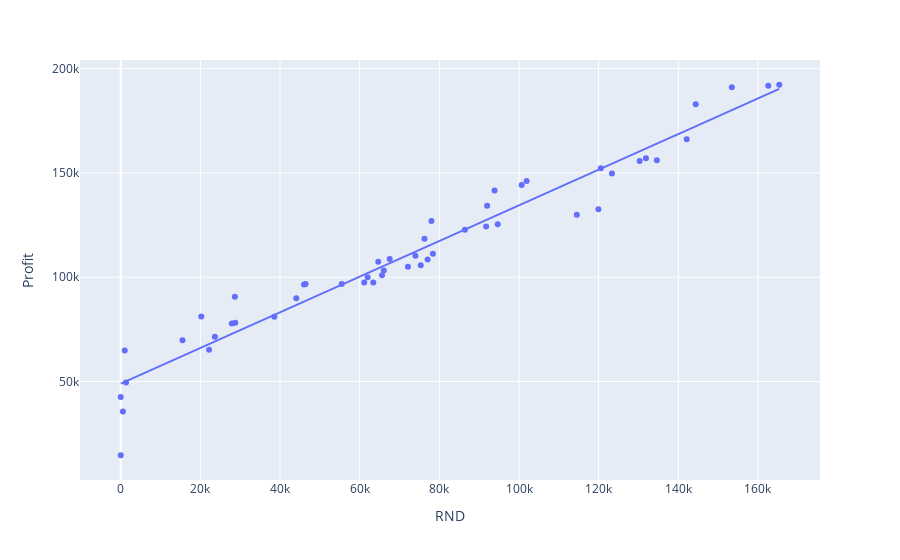

Source (notebook cell):
### Code cell
px.scatter(data, x = 'RND', y = 'Profit', trendline='ols')
